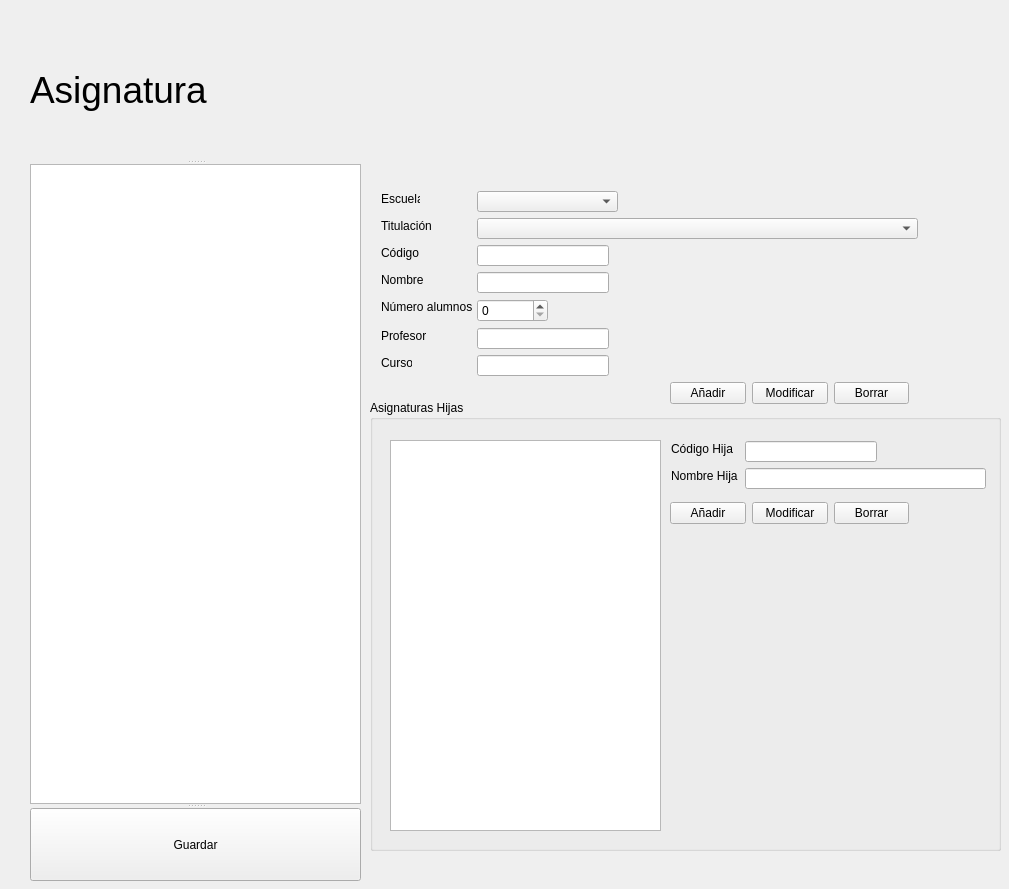
<?xml version="1.0" encoding="UTF-8"?>
<ui version="4.0">
 <class>ModificarAsignatura</class>
 <widget class="QWidget" name="ModificarAsignatura">
  <property name="geometry">
   <rect>
    <x>0</x>
    <y>0</y>
    <width>1009</width>
    <height>889</height>
   </rect>
  </property>
  <property name="windowTitle">
   <string>ModificarAsignatura</string>
  </property>
  <widget class="QSplitter" name="splitter">
   <property name="geometry">
    <rect>
     <x>30</x>
     <y>20</y>
     <width>331</width>
     <height>861</height>
    </rect>
   </property>
   <property name="orientation">
    <enum>Qt::Orientation::Vertical</enum>
   </property>
   <widget class="QLabel" name="Title">
    <property name="font">
     <font>
      <pointsize>28</pointsize>
     </font>
    </property>
    <property name="text">
     <string>Asignatura</string>
    </property>
   </widget>
   <widget class="QListWidget" name="list"/>
   <widget class="QPushButton" name="save">
    <property name="text">
     <string>Guardar</string>
    </property>
   </widget>
  </widget>
  <widget class="QWidget" name="layoutWidget">
   <property name="geometry">
    <rect>
     <x>670</x>
     <y>380</y>
     <width>239</width>
     <height>26</height>
    </rect>
   </property>
   <layout class="QHBoxLayout" name="horizontalLayout">
    <item>
     <widget class="QPushButton" name="add">
      <property name="text">
       <string>Añadir</string>
      </property>
     </widget>
    </item>
    <item>
     <widget class="QPushButton" name="modify">
      <property name="text">
       <string>Modificar</string>
      </property>
     </widget>
    </item>
    <item>
     <widget class="QPushButton" name="sup">
      <property name="text">
       <string>Borrar</string>
      </property>
     </widget>
    </item>
   </layout>
  </widget>
  <widget class="QGroupBox" name="asignaturasHijas">
   <property name="geometry">
    <rect>
     <x>370</x>
     <y>400</y>
     <width>631</width>
     <height>451</height>
    </rect>
   </property>
   <property name="title">
    <string>Asignaturas Hijas</string>
   </property>
   <widget class="QListWidget" name="listHijas">
    <property name="geometry">
     <rect>
      <x>20</x>
      <y>40</y>
      <width>271</width>
      <height>391</height>
     </rect>
    </property>
   </widget>
   <widget class="QWidget" name="layoutWidget_2">
    <property name="geometry">
     <rect>
      <x>300</x>
      <y>100</y>
      <width>239</width>
      <height>26</height>
     </rect>
    </property>
    <layout class="QHBoxLayout" name="horizontalLayout_2">
     <item>
      <widget class="QPushButton" name="addHija">
       <property name="text">
        <string>Añadir</string>
       </property>
      </widget>
     </item>
     <item>
      <widget class="QPushButton" name="modifyHija">
       <property name="text">
        <string>Modificar</string>
       </property>
      </widget>
     </item>
     <item>
      <widget class="QPushButton" name="supHija">
       <property name="text">
        <string>Borrar</string>
       </property>
      </widget>
     </item>
    </layout>
   </widget>
   <widget class="QLineEdit" name="nombreHijaText">
    <property name="geometry">
     <rect>
      <x>375</x>
      <y>68</y>
      <width>241</width>
      <height>21</height>
     </rect>
    </property>
   </widget>
   <widget class="QLabel" name="codigoHija">
    <property name="geometry">
     <rect>
      <x>301</x>
      <y>41</y>
      <width>63</width>
      <height>16</height>
     </rect>
    </property>
    <property name="text">
     <string>Código Hija</string>
    </property>
   </widget>
   <widget class="QLineEdit" name="codigoHijaText">
    <property name="geometry">
     <rect>
      <x>375</x>
      <y>41</y>
      <width>132</width>
      <height>21</height>
     </rect>
    </property>
   </widget>
   <widget class="QLabel" name="nombreHija">
    <property name="geometry">
     <rect>
      <x>301</x>
      <y>68</y>
      <width>68</width>
      <height>16</height>
     </rect>
    </property>
    <property name="text">
     <string>Nombre Hija</string>
    </property>
   </widget>
  </widget>
  <widget class="QLabel" name="curso">
   <property name="geometry">
    <rect>
     <x>381</x>
     <y>355</y>
     <width>31</width>
     <height>16</height>
    </rect>
   </property>
   <property name="text">
    <string>Curso</string>
   </property>
  </widget>
  <widget class="QLineEdit" name="nombreText">
   <property name="geometry">
    <rect>
     <x>477</x>
     <y>272</y>
     <width>132</width>
     <height>21</height>
    </rect>
   </property>
  </widget>
  <widget class="QLabel" name="codigo">
   <property name="geometry">
    <rect>
     <x>381</x>
     <y>245</y>
     <width>39</width>
     <height>16</height>
    </rect>
   </property>
   <property name="text">
    <string>Código</string>
   </property>
  </widget>
  <widget class="QLabel" name="numAlumnos">
   <property name="geometry">
    <rect>
     <x>381</x>
     <y>299</y>
     <width>101</width>
     <height>16</height>
    </rect>
   </property>
   <property name="text">
    <string>Número alumnos</string>
   </property>
  </widget>
  <widget class="QLabel" name="escuela">
   <property name="geometry">
    <rect>
     <x>381</x>
     <y>191</y>
     <width>39</width>
     <height>16</height>
    </rect>
   </property>
   <property name="text">
    <string>Escuela</string>
   </property>
  </widget>
  <widget class="QLineEdit" name="cursoText">
   <property name="geometry">
    <rect>
     <x>477</x>
     <y>355</y>
     <width>132</width>
     <height>21</height>
    </rect>
   </property>
  </widget>
  <widget class="QSpinBox" name="numAlumnosText">
   <property name="geometry">
    <rect>
     <x>477</x>
     <y>299</y>
     <width>71</width>
     <height>23</height>
    </rect>
   </property>
  </widget>
  <widget class="QLabel" name="profesor">
   <property name="geometry">
    <rect>
     <x>381</x>
     <y>328</y>
     <width>45</width>
     <height>16</height>
    </rect>
   </property>
   <property name="text">
    <string>Profesor</string>
   </property>
  </widget>
  <widget class="QLineEdit" name="codigoText">
   <property name="geometry">
    <rect>
     <x>477</x>
     <y>245</y>
     <width>132</width>
     <height>21</height>
    </rect>
   </property>
  </widget>
  <widget class="QComboBox" name="escuelaBox">
   <property name="geometry">
    <rect>
     <x>477</x>
     <y>191</y>
     <width>141</width>
     <height>21</height>
    </rect>
   </property>
  </widget>
  <widget class="QLabel" name="titulacion">
   <property name="geometry">
    <rect>
     <x>381</x>
     <y>218</y>
     <width>52</width>
     <height>16</height>
    </rect>
   </property>
   <property name="text">
    <string>Titulación</string>
   </property>
  </widget>
  <widget class="QComboBox" name="titulacionBox">
   <property name="geometry">
    <rect>
     <x>477</x>
     <y>218</y>
     <width>441</width>
     <height>21</height>
    </rect>
   </property>
  </widget>
  <widget class="QLineEdit" name="profesorText">
   <property name="geometry">
    <rect>
     <x>477</x>
     <y>328</y>
     <width>132</width>
     <height>21</height>
    </rect>
   </property>
  </widget>
  <widget class="QLabel" name="nombre">
   <property name="geometry">
    <rect>
     <x>381</x>
     <y>272</y>
     <width>44</width>
     <height>16</height>
    </rect>
   </property>
   <property name="text">
    <string>Nombre</string>
   </property>
  </widget>
 </widget>
 <resources/>
 <connections/>
</ui>
